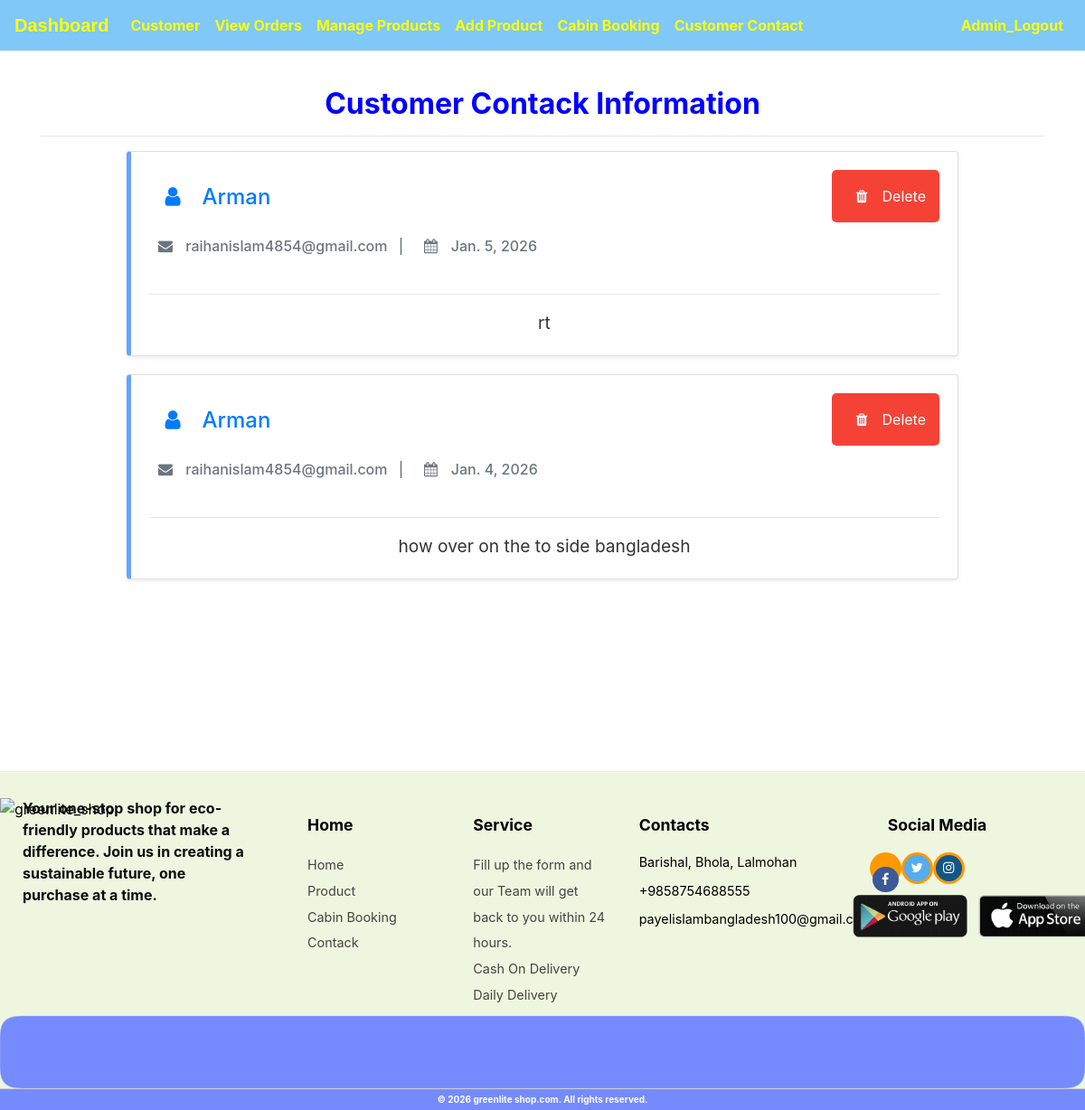
The page /view-feedback (signed in) on the database as committed earlier.
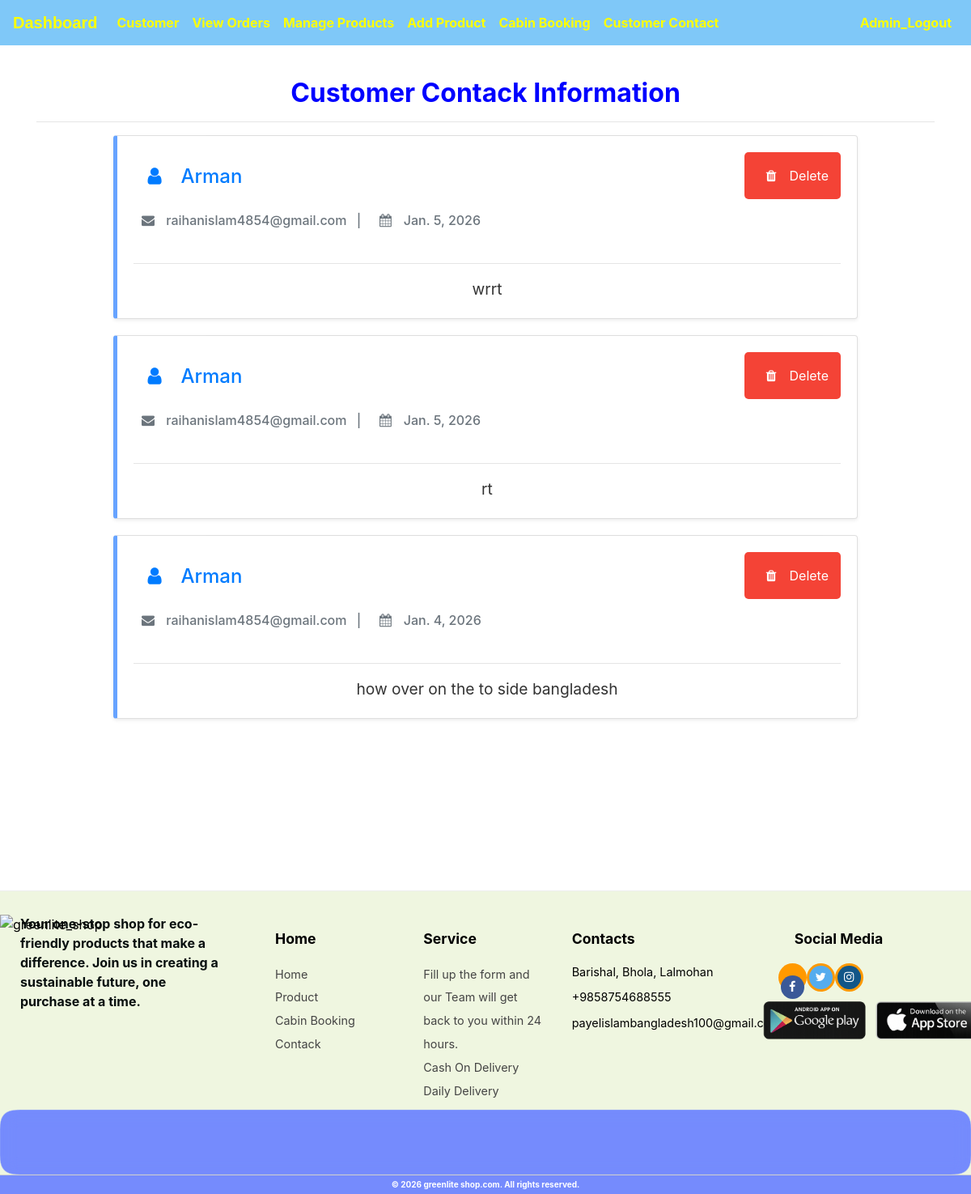
The same page on the database as committed later.
### ecom/models.py (models this page shows, shortened)
class Feedback(models.Model):
    name = models.CharField(max_length=40)
    email = models.EmailField(max_length=50, null=True, blank=True)
    feedback = models.CharField(max_length=500) # This stores the 'Message'
    date = models.DateField(auto_now_add=True, null=True)

### ecom/views.py (the view)
# urls.py: path('view-feedback', views.view_feedback_view,name='view-feedback'),
@login_required(login_url='adminlogin')
def view_feedback_view(request):
    feedbacks=models.Feedback.objects.all().order_by('-id')
    return render(request,'ecom/view_feedback.html',{'feedbacks':feedbacks})

### templates/ecom/view_feedback.html (shortened to what this page needs)
{% extends 'ecom/admin_base.html' %}
{% load static %}
{% block content %}
<head>
</head>
<br><br><br><br>
<div class="container">
    <h2 style="text-align:center; color:blue; font-weight: bold;">Customer Contack Information</h2>
    <hr>
    <div class="row justify-content-center">
        <div class="col-md-10">
            {% for f in feedbacks %}
            <div class="card feedback-card shadow-sm">
                <div class="card-body">
                    <div class="d-flex justify-content-between align-items-start">
                        <div>
                            <h4 class="card-title text-primary" style="margin-bottom: 5px;">
                                <i class="fa fa-user"></i> {{ f.name }}
                            </h4>
                            <h6 class="text-muted mb-3">
                                <i class="fa fa-envelope"></i> {{ f.email|default:"No Email Provided" }}
                                <span class="mx-2">|</span>
                                <i class="fa fa-calendar"></i> {{ f.date }}
                            </h6>
                        </div>
                        <a href="{% url 'delete-feedback' f.id %}" class="delete-btn">
                            <i class="fa fa-trash"></i> Delete
                        </a>
                    </div>
                    <hr>
                    <p class="card-text" style="font-size: 1.2rem; line-height: 1.6; color: #333;">
                        {{ f.feedback }}
                    </p>
                </div>
            </div>
            {% empty %}
            <div class="text-center mt-5">
                <i class="fa fa-comment-slash fa-4x text-muted"></i>
                <h3 class="text-muted mt-3">No Feedback or Messages yet.</h3>
            </div>
            {% endfor %}
        </div>
    </div>
</div>
<br><br><br>
{% endblock content %}

Rows that differ between the two databases and show on the page:
added Feedback: name "Arman", email "raihanislam4854@gmail.com", date "Jan. 5, 2026", feedback "wrrt"
